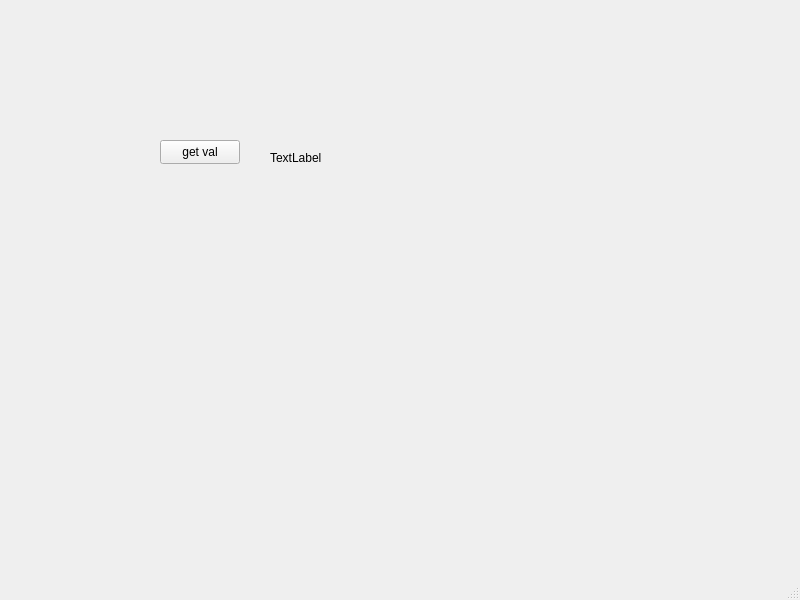
<?xml version="1.0" encoding="UTF-8"?>
<ui version="4.0">
 <class>MainWindow</class>
 <widget class="QMainWindow" name="MainWindow">
  <property name="geometry">
   <rect>
    <x>0</x>
    <y>0</y>
    <width>800</width>
    <height>600</height>
   </rect>
  </property>
  <property name="windowTitle">
   <string>MainWindow</string>
  </property>
  <widget class="QWidget" name="centralwidget">
   <widget class="QPushButton" name="pushButton">
    <property name="geometry">
     <rect>
      <x>160</x>
      <y>140</y>
      <width>80</width>
      <height>24</height>
     </rect>
    </property>
    <property name="text">
     <string>get val</string>
    </property>
   </widget>
   <widget class="QLabel" name="label_level">
    <property name="geometry">
     <rect>
      <x>270</x>
      <y>150</y>
      <width>58</width>
      <height>16</height>
     </rect>
    </property>
    <property name="text">
     <string>TextLabel</string>
    </property>
   </widget>
  </widget>
  <widget class="QMenuBar" name="menubar">
   <property name="geometry">
    <rect>
     <x>0</x>
     <y>0</y>
     <width>800</width>
     <height>21</height>
    </rect>
   </property>
  </widget>
  <widget class="QStatusBar" name="statusbar"/>
 </widget>
 <resources/>
 <connections/>
</ui>
